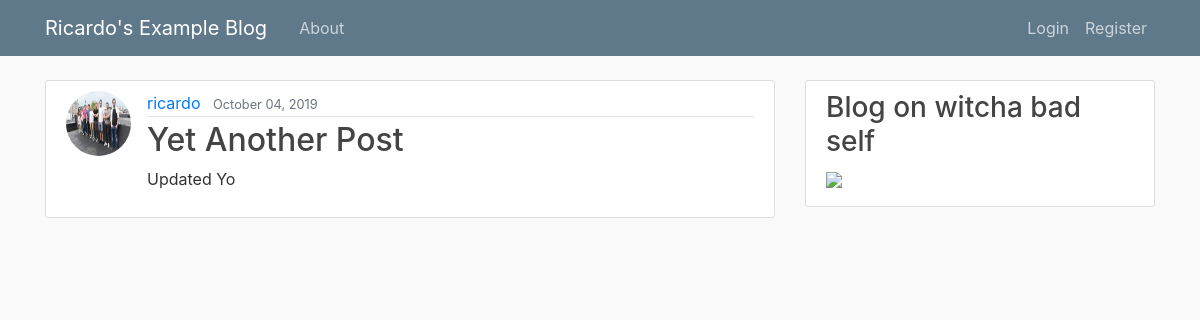
The app's page /post/4/ with its own data.
### blog/models.py (models this page shows, shortened)
class Post(models.Model):
    title = models.CharField(max_length=100)
    content = models.TextField()
    date_posted = models.DateTimeField(default=timezone.now)
    author = models.ForeignKey(User, on_delete=models.CASCADE)

### users/models.py (models this page shows, shortened)
class Profile(models.Model):
    user = models.OneToOneField(User, on_delete=models.CASCADE)
    image = models.ImageField(default='default.jpg', upload_to='profile_pics')

### blog/views.py (the view)
# urls.py: path('post/<int:pk>/', PostDetailView.as_view(), name='post-detail'), # pk = primary key
class PostDetailView(DetailView):
    model = Post

### blog/templates/blog/post_detail.html (shortened to what this page needs)
{% extends "blog/base.html" %}
{% block content %}
	<article class="media content-section">
		<img src="{{ object.author.profile.image.url }}" class="rounded-circle article-img" />
		<div class="media-body">
			<div class="article-metadata">
				<a class="mr-2" href="#">{{ object.author }}</a>
				<small class="text-muted">{{ object.date_posted|date:"F d, Y" }}</small>
			</div>
			<h2 class="article-title" href="#">{{ object.title }}</h2>
			<p class="article-content">{{ object.content }}</p>
		</div>
	</article>
{% endblock content %}

### blog/static/blog/main.css (style rules this page uses)
body { background:#fafafa;color:#333;margin-top:5rem }
h1,h2,h3,h4,h5,h6 { color:#444 }
.content-section { background:#fff;padding:10px 20px;border:1px solid #ddd;border-radius:3px;margin-bottom:20px }
.article-title { color:#444 }
.article-content { white-space:pre-line }
.article-img { height:65px;width:65px;margin-right:16px }
.article-metadata { padding-bottom:1px;margin-bottom:4px;border-bottom:1px solid #e3e3e3 }

### records on screen
Post: author.profile.image (picture), author "ricardo", date_posted "October 04, 2019", title "Yet Another Post", content "Updated Yo"
